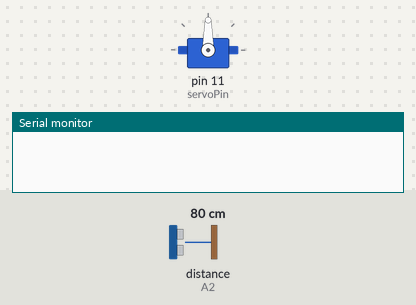
The sketch below on a simulated Arduino Uno, built with avr-gcc and run on an emulated ATmega328P. On the bench: servo, the last lines printed to the serial monitor. The inputs (shaded band) are chosen by the test bench; at power-on: distance to the obstacle (sensor on A2) 80 cm. The echo pulse lasts 58.3 µs per cm.

Above: at 0.05 s.
At 3.0 s:
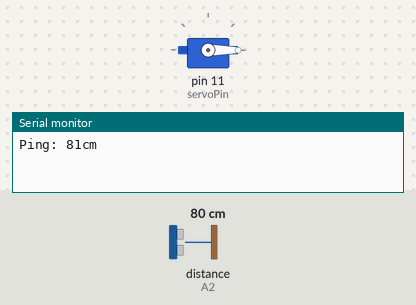
Timing chart, 0 to 6.9 s (numbered marks = the images above):
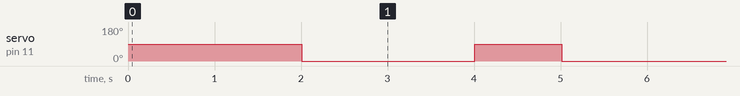

The sketch:

servo___ultrasonic.ino
```cpp
#include <NewPing.h>

#define TRIGGER_PIN  A3
#define ECHO_PIN     A2
#define MAX_DISTANCE 200

#include <Servo.h>

int servoPin = 11;

Servo servo;

int angle = 0;   // servo position in degrees

NewPing sonar(TRIGGER_PIN, ECHO_PIN, MAX_DISTANCE);

void setup() {
  Serial.begin(9600);
  servo.attach(servoPin);
}

void loop() {
  delay(1000);
  Serial.print("Ping: ");
  Serial.print(sonar.ping_cm());
  Serial.println("cm");
   servo.write(90);
 delay(1000);
 servo.write(0);
 delay(1000);
}
```

Measured:
- by itself, servo on pin 11 (servoPin): alternates 90° for 1.0 s and 0° for 2.0 s
